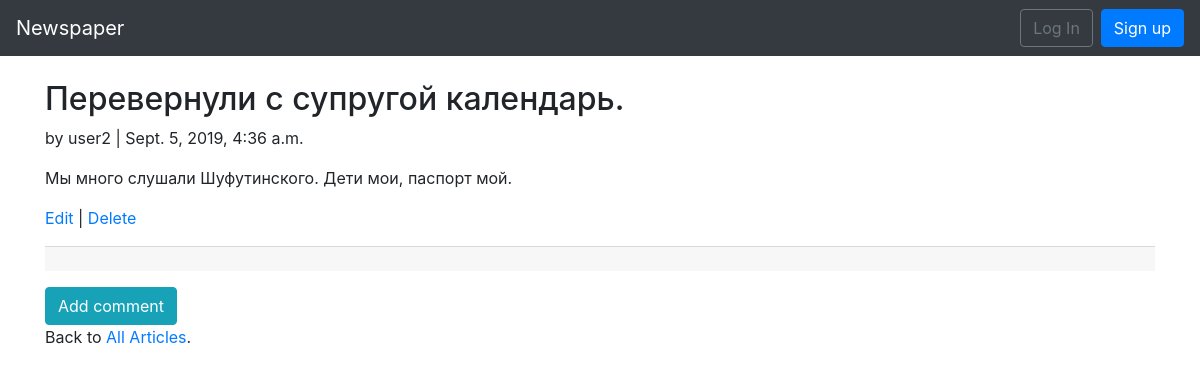
Page /articles/4/ on the earlier database version.
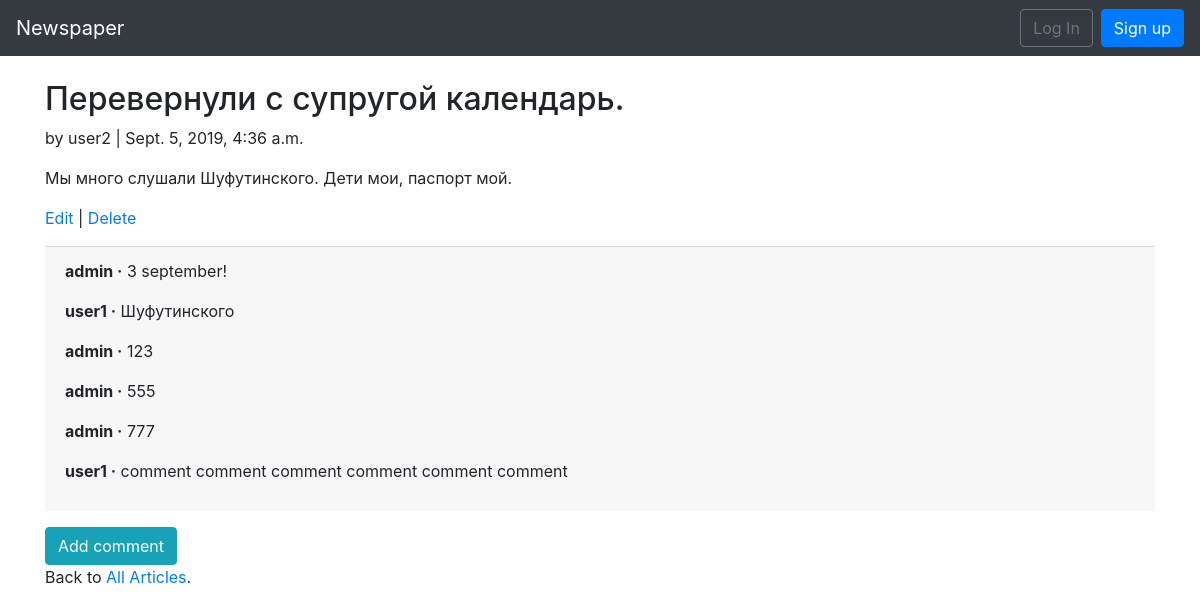
Same page on the later database version.
### articles/models.py (models this page shows, shortened)
class Article(models.Model):
    title = models.CharField(max_length=255, blank=False, null=False)
    body = models.TextField(blank=False, null=False)
    part_text = models.CharField(max_length=255)
    date = models.DateTimeField(auto_now_add=True)
    author = models.ForeignKey(
        get_user_model(),
        on_delete=models.CASCADE,
    )

class Comment(models.Model):
    article = models.ForeignKey(
        Article,
        on_delete=models.CASCADE,
        related_name='comments',
    )
    comment = models.CharField(max_length=140)
    author = models.ForeignKey(
        get_user_model(),
        on_delete=models.CASCADE,
    )
    def __str__(self):
        return self.comment

### users/models.py (models this page shows, shortened)
class CustomUser(AbstractUser):
    self_description = models.TextField(blank=True, null=False, default='')
    age = models.PositiveIntegerField(null=True, blank=True)
    image = models.ImageField(default='default.jpg', upload_to='user_images')

### articles/views.py (the view)
# urls.py: path('articles/<int:pk>/', ArticleDetailView.as_view(), name='article_detail'),
class ArticleDetailView(DetailView):
    model = Article
    template_name = 'article_detail.html'

### templates/article_detail.html
{% extends 'base.html' %}
{% block content %}
    <div class='article-entry'>
        <h2>{{ object.title }}</h2>
        <p>by {{ object.author }} | {{ object.date }}</p>
        <p>{{ object.body }}</p>
    </div>
    <p><a href='{% url 'article_edit' article.pk %}'>Edit</a> |
        <a href='{% url 'article_delete' article.pk %}'>Delete</a></p>
    <div class='card-footer'>
        {% for comment in article.comments.all %}
            <p>
                <span class='font-weight-bold'>{{ comment.author }} &middot;</span>
                {{ comment }}
            </p>
        {% endfor %}
    </div>
    <a href='{% url 'article_comment' article.pk %}' class='btn btn-info mt-3'>Add comment</a>
    <p>Back to <a href='{% url 'article_list' %}'>All Articles</a>.</p>
{% endblock content %}

### templates/base.html (shortened to what this page needs)
<!doctype html>
<html lang="en">
<head>
    <link rel="stylesheet" href="https://stackpath.bootstrapcdn.com/bootstrap/4.1.3/css/bootstrap.min.css"
>
</head>
<body>
<nav class='navbar navbar-expand-md navbar-dark bg-dark mb-4'>
    <a class='navbar-brand' href='{% url 'article_list' %}'>Newspaper</a>
    <div class='collapse navbar-collapse' id='navbarCollapse'>
        {% if user.is_authenticated %}
            <ul class='navbar-nav ml-auto'>
                <li class='nav-item'>
                    <a class='nav-link dropdown-toggle' href='#' id='userMenu'
                       data-toggle='dropdown' aria-haspopup='true'
                       aria-expanded='false'>
                        {{ user.username }}
                    </a>
                    <div class='dropdown-menu dropdown-menu-right'
                         aria-labelledby='userMenu'>
                        <a class='dropdown-item' href='{% url 'home' user.pk %}'>
                            Personal Area</a>
                        <a class='dropdown-item'
                           href='{% url 'password_change' %}'>Change password</a>
                        <div class='dropdown-divider'></div>
                        <a class='dropdown-item' href='{% url 'logout' %}'>
                            Log Out</a>
                    </div>
                </li>
            </ul>
        {% else %}
            <form class='form-inline ml-auto'>
                <a href='{% url 'login' %}' class='btn btn-outline-secondary'>
                    Log In</a>
                <a href='{% url 'signup' %}' class='btn btn-primary ml-2'>
                    Sign up</a>
            </form>
        {% endif %}
    </div>
</nav>
<div class="container">
    {% block content %}
    {% endblock content %}
</div>
</body>
</html>

Differences in the rows shown:
added Comment: author "admin", comment "3 september!"
added Comment: author "user1", comment "Шуфутинского"
added Comment: author "admin", comment "123"
added Comment: author "admin", comment "555"
added Comment: author "admin", comment "777"
added Comment: author "user1", comment "comment comment comment comment comment comment"
